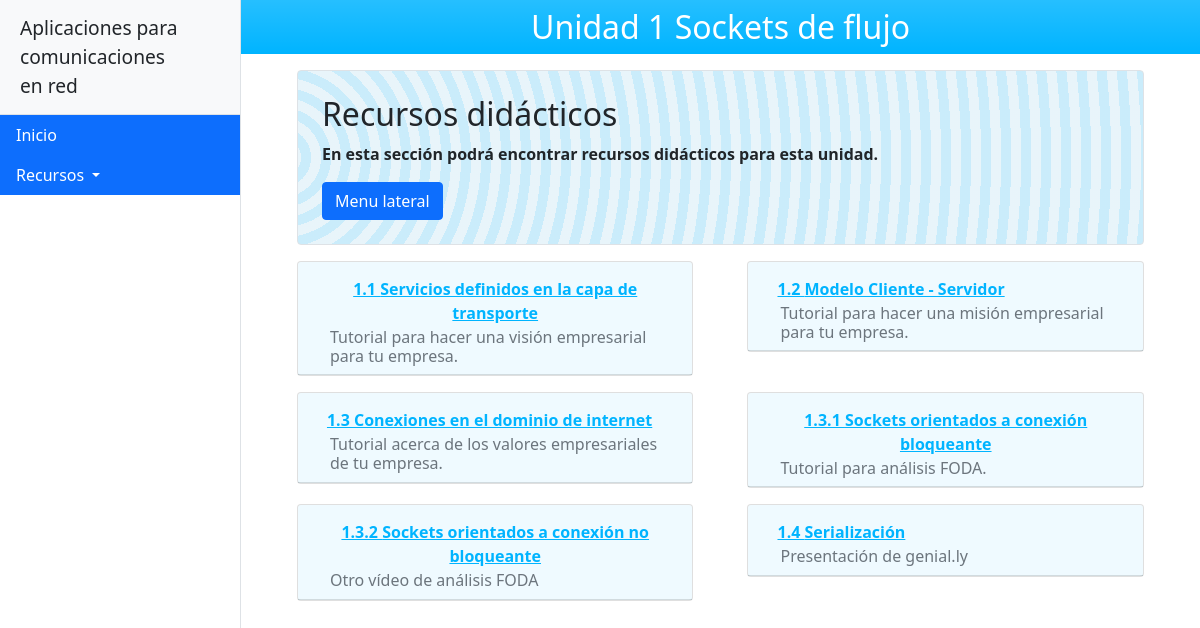
/resource/1/, run on an earlier commit of the app's database.
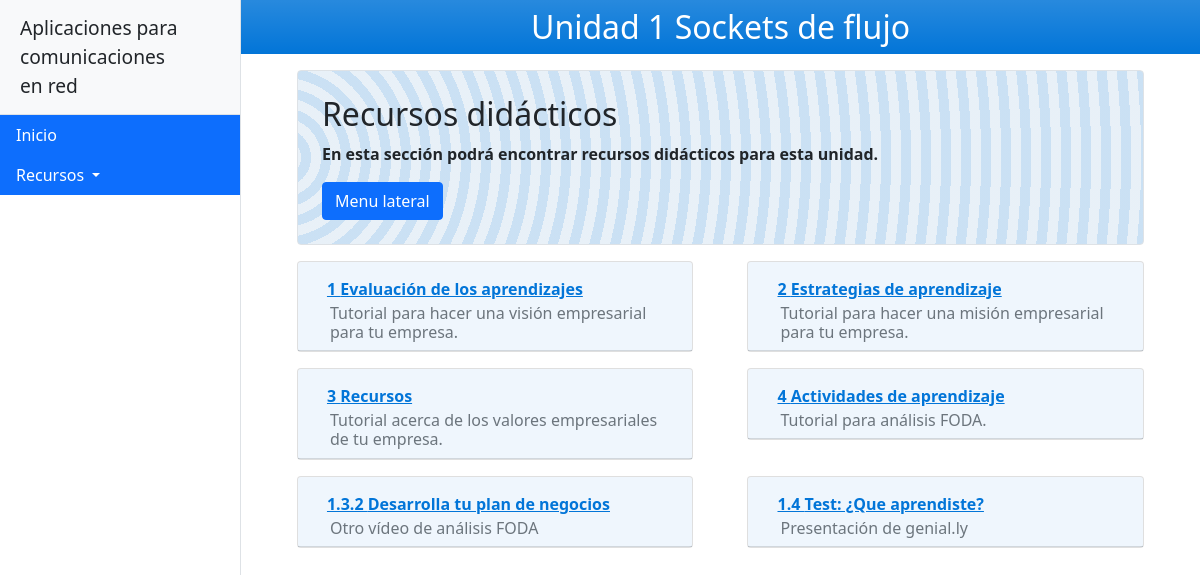
And on a later commit of the database.
### gestion/models.py (models this page shows, shortened)
class BaseUnit(models.Model):
    class Meta:
        abstract = True
    name = models.CharField(
        max_length=50, help_text="Nombre de la unidad.", verbose_name="Nombre de la unidad"
    )
    order = models.PositiveIntegerField(
        unique=True, help_text="Índice de la unidad (usado para ordenar cada unidad).", verbose_name="Índice"
    )

class Unit(BaseUnit):
    class Meta:
        ordering = ("order",)
    goal = models.CharField(
        max_length=200, default="Ejemplo", help_text="Objetivo de la materia.", verbose_name="Objetivo"
    )
    header_color = ColorField(default="#000000", help_text="Color de la barra principal.")

class UnitResource(BaseUnit):
    class Meta:
        ordering = ("order",)
    parent = models.ForeignKey(
        Unit,
        on_delete=models.CASCADE,
        related_name="ResourceUnit",
        help_text="Sección padre de este recurso.",
        verbose_name="Sección padre",
    )
    contents = models.TextField(help_text="Contenidos (HTML) para este recurso.", max_length=1000)
    subtitle = models.TextField(max_length=1000, help_text="Subtítulo, opcional.", blank=True, null=True)
    order_as_str = models.CharField(
        max_length=10,
        unique=True,
        help_text="Índice a mostrar en el sitio (Ej: 1.2.3).",
        verbose_name="Índice (temario)",
    )

### gestion/views.py (the view)
# urls.py: path("resource/<int:order>/", views.resource, name="resource")
def resource(request, order: int):
    if this_unit := Unit.objects.filter(order=order).first():
        return render(
            request,
            "resource.html",
            context={
                "this_unit": this_unit,
                "units": Unit.objects.all(),
                "resources": UnitResource.objects.filter(parent=this_unit),
            },
        )
    raise Http404()

### gestion/templates/resource.html (shortened to what this page needs)
{% extends 'base.html' %}
{% block content %}
	<div style="padding-top: 0px;">
        <div class="text-white text-center mx-auto p-2 bg-gradient " style="background-color: {{ this_unit.header_color }};">
			<h2 style="margin-bottom: 0"> Unidad {{ this_unit.order }} {{ this_unit.name }}</h2>
        </div>
        <div class="col col-md-11 p-3 mx-auto">
            <div class="bg-light p-4 rounded border border_acccent soft_accent">
                <h2 id="objetivo">Recursos didácticos</h2>
                <p class="font-weight-bold">
                	En esta sección podrá encontrar recursos didácticos para esta unidad.
                </p>
                <button class="btn btn-primary text-white" id="sidebarToggle">Menu lateral</button>
            </div>
            <div class="p-2">
            </div>
            <div class="card-deck">
                <div class="row">
                {% for item in resources %}
                    <div class="col col-md-6 mb-3">
                    <div class="card">
                        <div class="card-header softer_accent" id="heading_{{item.order}}">
                            <button class="btn btn-link font-weight-bold" data-toggle="collapse" data-target="#collapse_{{item.order}}"
                                aria-expanded="true" aria-controls="collapse_{{item.order}}">
                                {{item.order_as_str}} {{item.name}}
                            </button>
                            {% if item.subtitle %}
                                <h6 class="card-subtitle ml-3 text-muted">{{ item.subtitle }}</h6>
                            {% endif %}
                        </div>
                    </div>
                    </div>
                {% endfor %}
                </div>
            </div>
        </div>
    </div>
</div>
</div>
{% endblock %}

### gestion/templates/base.html (shortened to what this page needs)
{% load static %}
<!DOCTYPE html>
<html lang="en">
    <head>
        <link rel="stylesheet" href="https://stackpath.bootstrapcdn.com/bootstrap/4.3.1/css/bootstrap.min.css">
        <link rel="stylesheet" href="{% static 'css/styles.css' %}">
    </head>
    <body class="pt-0">
        <div class="d-flex toggled" id="wrapper">
            <div class="border-end bg-white" id="sidebar-wrapper">
                <div class="sidebar-heading border-bottom bg-light">Aplicaciones para <br>comunicaciones<br>en red</div>
                <div class="list-group list-group-flush">
                    <a class="nav-link bg-primary text-white" href="{% url 'main' %}" id="" role="button" data-toggle="" aria-haspopup="true" aria-expanded="false">
                            Inicio
                    </a>
                     <a class="nav-link bg-primary text-white dropdown-toggle" href="#" id="navbarDropdown" role="button" data-toggle="dropdown" aria-haspopup="true" aria-expanded="false">
                            Recursos
                    </a>
                </div>
            </div>
            <div id="page-content-wrapper">
    {% block content %}
    {% endblock %}
    </body>
</html>

What changed in the data, as far as the page shows it:
changed Unit "Sockets de flujo": header_color "#00B4FF" → "#0275D8" (drawn)
changed UnitResource "Tutorial para hacer una visión empresarial para tu empresa.": order_as_str "1.1" → "1"; name "Servicios definidos en la capa de transporte" → "Evaluación de los aprendizajes"
changed UnitResource "Tutorial para hacer una misión empresarial para tu empresa.": order_as_str "1.2" → "2"; name "Modelo Cliente - Servidor" → "Estrategias de aprendizaje"
changed UnitResource "Tutorial acerca de los valores empresariales de tu empresa.": order_as_str "1.3" → "3"; name "Conexiones en el dominio de internet" → "Recursos"
changed UnitResource "Tutorial para análisis FODA.": order_as_str "1.3.1" → "4"; name "Sockets orientados a conexión bloqueante" → "Actividades de aprendizaje"
changed UnitResource "Otro vídeo de análisis FODA": name "Sockets orientados a conexión no bloqueante" → "Desarrolla tu plan de negocios"
changed UnitResource "Presentación de genial.ly": name "Serialización" → "Test: ¿Que aprendiste?"
